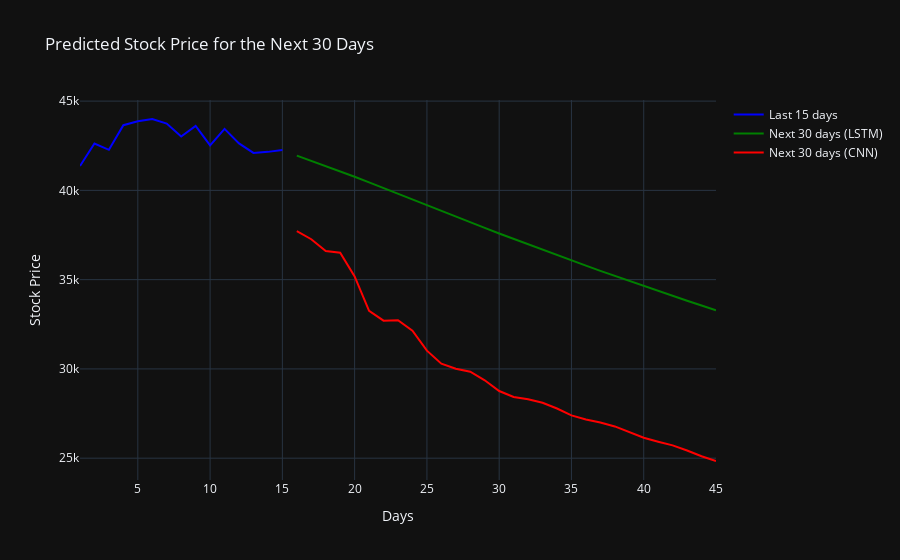

The notebook cell saved with this chart:
### Code cell
# Plot the predicted stock price for the next 30 days LSTM and CNN
fig = go.Figure()

fig.add_trace(
    go.Scatter(x=last_days, y=scaler.inverse_transform(test_data[len(test_data) - time_step:]).reshape(1, -1)[0],
               mode='lines', name='Last 15 days', line=dict(color='blue')))
fig.add_trace(
    go.Scatter(x=day_pred, y=scaler.inverse_transform(predicted_prices).reshape(1, -1)[0], mode='lines',
               name='Next 30 days (LSTM)', line=dict(color='green')))
fig.add_trace(
    go.Scatter(x=day_pred, y=scaler.inverse_transform(predicted_pricesCNN).reshape(1, -1)[0], mode='lines',
               name='Next 30 days (CNN)', line=dict(color='red')))

# Update the layout, title, legend, x-axis and y-axis
fig.update_layout(title='Predicted Stock Price for the Next 30 Days',
                  xaxis_title='Days', yaxis_title='Stock Price', template='plotly_dark')

# Show the figure
fig.show()

### Figure 1 — Plotly figure (JSON) as saved in the notebook; plotly's stock layout.template omitted (floating-point values rounded to 4 significant figures)
{"data": [{"line": {"color": "blue"}, "mode": "lines", "name": "Last 15 days", "x": [1, 2, 3, 4, 5, 6, 7, 8, 9, 10, 11, 12, 13, 14, 15], "y": [41360.0, 42620.0, 42270.0, 43650.0, 43870.0, 44000.0, 43740.0, 43020.0, 43610.0, 42520.0, 43440.0, 42630.0, 42100.0, 42160.0, 42270.0], "type": "scatter"}, {"line": {"color": "green"}, "mode": "lines", "name": "Next 30 days (LSTM)", "x": [16, 17, 18, 19, 20, 21, 22, 23, 24, 25, 26, 27, 28, 29, 30, 31, 32, 33, 34, 35, 36, 37, 38, 39, 40, 41, 42, 43, 44, 45], "y": [41950.0, 41660.0, 41370.0, 41070.0, 40760.0, 40450.0, 40130.0, 39800.0, 39480.0, 39160.0, 38850.0, 38530.0, 38210.0, 37900.0, 37590.0, 37280.0, 36970.0, 36670.0, 36370.0, 36070.0, 35780.0, 35490.0, 35210.0, 34920.0, 34640.0, 34370.0, 34090.0, 33820.0, 33550.0, 33280.0], "type": "scatter"}, {"line": {"color": "red"}, "mode": "lines", "name": "Next 30 days (CNN)", "x": [16, 17, 18, 19, 20, 21, 22, 23, 24, 25, 26, 27, 28, 29, 30, 31, 32, 33, 34, 35, 36, 37, 38, 39, 40, 41, 42, 43, 44, 45], "y": [37710.0, 37260.0, 36600.0, 36510.0, 35180.0, 33250.0, 32700.0, 32730.0, 32140.0, 31020.0, 30290.0, 30010.0, 29850.0, 29360.0, 28760.0, 28430.0, 28300.0, 28100.0, 27780.0, 27400.0, 27170.0, 27000.0, 26780.0, 26440.0, 26140.0, 25920.0, 25720.0, 25430.0, 25110.0, 24840.0], "type": "scatter"}], "layout": {"title": {"text": "Predicted Stock Price for the Next 30 Days"}, "xaxis": {"title": {"text": "Days"}}, "yaxis": {"title": {"text": "Stock Price"}}}}
